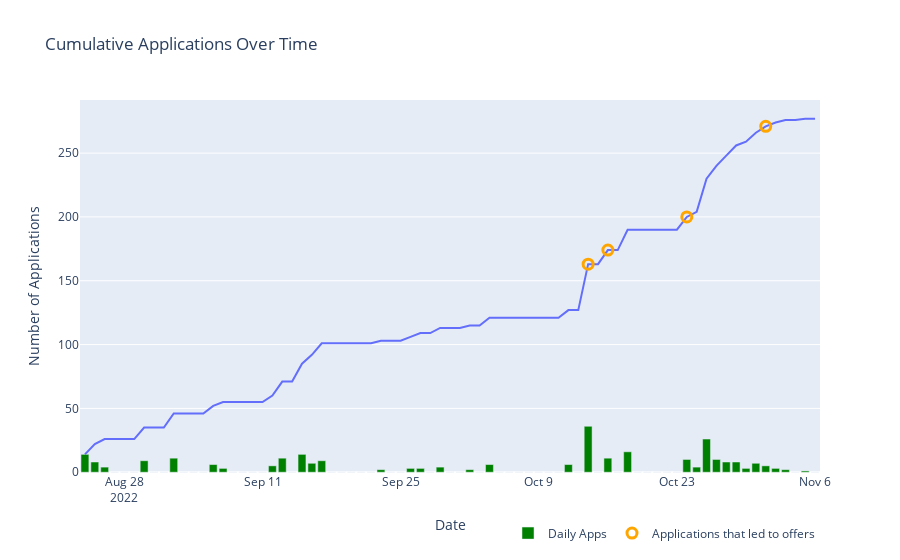

Source (notebook cell):
### Code cell
fig = px.line(
    day_applied_df_temp, 
    x = "Date", 
    y = "Cumulative Count",
    title="Cumulative Applications Over Time",
    hover_data={"Cumulative Count":True,
                "Date":False})

fig.add_bar(
    x=day_applied_df_temp["Date"], 
    y=day_applied_df_temp["Day Count"],
    name="Daily Apps",
    marker_color = "green")

fig.add_scatter(
    hoverinfo= 'none',
    mode="markers",
        x=offers["date_opened"],
        y=offers["Cumulative Count"],
        name = "Applications that led to offers",
        marker=dict(color="rgba(0,0,0,0)",
                    size = 10,
                    line = dict(color="orange",
                                width=3))
)

fig.update_layout(
    xaxis_title="Date",
    yaxis_title="Number of Applications",
    legend=dict( # raw {} doesn't work
        orientation="h",
        yanchor="bottom",
        y= -.2,
        xanchor = "right",
        x = 1
    ),
    hovermode="x unified"
)

fig.show(config={
    'modeBarButtonsToRemove':['lasso2d','pan']
})

fig.write_html("output/cumulative_app_chart.html")
fig.write_json("output/cumulative_app_chart.json")
fig.write_image("output/cumulative_app_chart.png", engine="kaleido", height=400, width = 600)

del day_applied_df_temp

### Figure 1 — Plotly figure (JSON) as saved in the notebook; plotly's stock layout.template omitted (floating-point values rounded to 4 significant figures)
{"data": [{"hovertemplate": "Cumulative Count=%{y}<extra></extra>", "legendgroup": "", "line": {"color": "#636efa", "dash": "solid"}, "marker": {"symbol": "circle"}, "mode": "lines", "name": "", "orientation": "v", "showlegend": false, "type": "scatter", "x": ["2022-08-24T00:00:00", "2022-08-25T00:00:00", "2022-08-26T00:00:00", "2022-08-27T00:00:00", "2022-08-28T00:00:00", "2022-08-29T00:00:00", "2022-08-30T00:00:00", "2022-08-31T00:00:00", "2022-09-01T00:00:00", "2022-09-02T00:00:00", "2022-09-03T00:00:00", "2022-09-04T00:00:00", "2022-09-05T00:00:00", "2022-09-06T00:00:00", "2022-09-07T00:00:00", "2022-09-08T00:00:00", "2022-09-09T00:00:00", "2022-09-10T00:00:00", "2022-09-11T00:00:00", "2022-09-12T00:00:00", "2022-09-13T00:00:00", "2022-09-14T00:00:00", "2022-09-15T00:00:00", "2022-09-16T00:00:00", "2022-09-17T00:00:00", "2022-09-18T00:00:00", "2022-09-19T00:00:00", "2022-09-20T00:00:00", "2022-09-21T00:00:00", "2022-09-22T00:00:00", "2022-09-23T00:00:00", "2022-09-24T00:00:00", "2022-09-25T00:00:00", "2022-09-26T00:00:00", "2022-09-27T00:00:00", "2022-09-28T00:00:00", "2022-09-29T00:00:00", "2022-09-30T00:00:00", "2022-10-01T00:00:00", "2022-10-02T00:00:00", "2022-10-03T00:00:00", "2022-10-04T00:00:00", "2022-10-05T00:00:00", "2022-10-06T00:00:00", "2022-10-07T00:00:00", "2022-10-08T00:00:00", "2022-10-09T00:00:00", "2022-10-10T00:00:00", "2022-10-11T00:00:00", "2022-10-12T00:00:00", "2022-10-13T00:00:00", "2022-10-14T00:00:00", "2022-10-15T00:00:00", "2022-10-16T00:00:00", "2022-10-17T00:00:00", "2022-10-18T00:00:00", "2022-10-19T00:00:00", "2022-10-20T00:00:00", "2022-10-21T00:00:00", "2022-10-22T00:00:00", "2022-10-23T00:00:00", "2022-10-24T00:00:00", "2022-10-25T00:00:00", "2022-10-26T00:00:00", "2022-10-27T00:00:00", "2022-10-28T00:00:00", "2022-10-29T00:00:00", "2022-10-30T00:00:00", "2022-10-31T00:00:00", "2022-11-01T00:00:00", "2022-11-02T00:00:00", "2022-11-03T00:00:00", "2022-11-04T00:00:00", "2022-11-05T00:00:00", "2022-11-06T00:00:00"], "xaxis": "x", "y": [14, 22, 26, 26, 26, 26, 35, 35, 35, 46, 46, 46, 46, 52, 55, 55, 55, 55, 55, 60, 71, 71, 85, 92, 101, 101, 101, 101, 101, 101, 103, 103, 103, 106, 109, 109, 113, 113, 113, 115, 115, 121, 121, 121, 121, 121, 121, 121, 121, 127, 127, 163, 163, 174, 174, 190, 190, 190, 190, 190, 190, 200, 204, 230, 240, 248, 256, 259, 266, 271, 274, 276, 276, 277, 277], "yaxis": "y"}, {"marker": {"color": "green"}, "name": "Daily Apps", "type": "bar", "x": ["2022-08-24T00:00:00", "2022-08-25T00:00:00", "2022-08-26T00:00:00", "2022-08-27T00:00:00", "2022-08-28T00:00:00", "2022-08-29T00:00:00", "2022-08-30T00:00:00", "2022-08-31T00:00:00", "2022-09-01T00:00:00", "2022-09-02T00:00:00", "2022-09-03T00:00:00", "2022-09-04T00:00:00", "2022-09-05T00:00:00", "2022-09-06T00:00:00", "2022-09-07T00:00:00", "2022-09-08T00:00:00", "2022-09-09T00:00:00", "2022-09-10T00:00:00", "2022-09-11T00:00:00", "2022-09-12T00:00:00", "2022-09-13T00:00:00", "2022-09-14T00:00:00", "2022-09-15T00:00:00", "2022-09-16T00:00:00", "2022-09-17T00:00:00", "2022-09-18T00:00:00", "2022-09-19T00:00:00", "2022-09-20T00:00:00", "2022-09-21T00:00:00", "2022-09-22T00:00:00", "2022-09-23T00:00:00", "2022-09-24T00:00:00", "2022-09-25T00:00:00", "2022-09-26T00:00:00", "2022-09-27T00:00:00", "2022-09-28T00:00:00", "2022-09-29T00:00:00", "2022-09-30T00:00:00", "2022-10-01T00:00:00", "2022-10-02T00:00:00", "2022-10-03T00:00:00", "2022-10-04T00:00:00", "2022-10-05T00:00:00", "2022-10-06T00:00:00", "2022-10-07T00:00:00", "2022-10-08T00:00:00", "2022-10-09T00:00:00", "2022-10-10T00:00:00", "2022-10-11T00:00:00", "2022-10-12T00:00:00", "2022-10-13T00:00:00", "2022-10-14T00:00:00", "2022-10-15T00:00:00", "2022-10-16T00:00:00", "2022-10-17T00:00:00", "2022-10-18T00:00:00", "2022-10-19T00:00:00", "2022-10-20T00:00:00", "2022-10-21T00:00:00", "2022-10-22T00:00:00", "2022-10-23T00:00:00", "2022-10-24T00:00:00", "2022-10-25T00:00:00", "2022-10-26T00:00:00", "2022-10-27T00:00:00", "2022-10-28T00:00:00", "2022-10-29T00:00:00", "2022-10-30T00:00:00", "2022-10-31T00:00:00", "2022-11-01T00:00:00", "2022-11-02T00:00:00", "2022-11-03T00:00:00", "2022-11-04T00:00:00", "2022-11-05T00:00:00", "2022-11-06T00:00:00"], "y": [14, 8, 4, 0, 0, 0, 9, 0, 0, 11, 0, 0, 0, 6, 3, 0, 0, 0, 0, 5, 11, 0, 14, 7, 9, 0, 0, 0, 0, 0, 2, 0, 0, 3, 3, 0, 4, 0, 0, 2, 0, 6, 0, 0, 0, 0, 0, 0, 0, 6, 0, 36, 0, 11, 0, 16, 0, 0, 0, 0, 0, 10, 4, 26, 10, 8, 8, 3, 7, 5, 3, 2, 0, 1, 0]}, {"hoverinfo": "none", "marker": {"color": "rgba(0,0,0,0)", "line": {"color": "orange", "width": 3}, "size": 10}, "mode": "markers", "name": "Applications that led to offers", "type": "scatter", "x": ["2022-11-01T00:00:00", "2022-10-24T00:00:00", "2022-10-16T00:00:00", "2022-10-14T00:00:00"], "y": [271, 200, 174, 163]}], "layout": {"hovermode": "x unified", "legend": {"orientation": "h", "tracegroupgap": 0, "x": 1, "xanchor": "right", "y": -0.2, "yanchor": "bottom"}, "title": {"text": "Cumulative Applications Over Time"}, "xaxis": {"anchor": "y", "domain": [0, 1], "title": {"text": "Date"}}, "yaxis": {"anchor": "x", "domain": [0, 1], "title": {"text": "Number of Applications"}}}}
